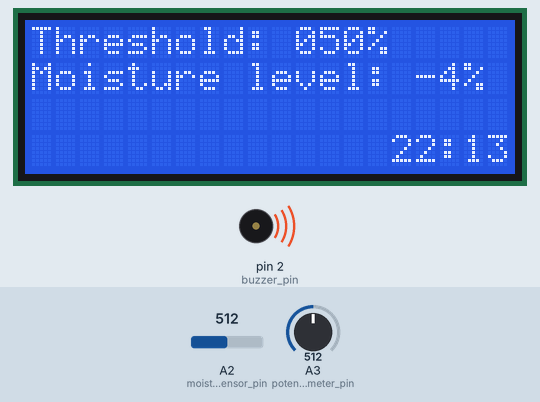
A sketch run on a simulated Arduino Uno, built with avr-gcc and run on an emulated ATmega328P. Parts: 20×4 character LCD, buzzer (waves = sounding, pin HIGH). The test bench sets the inputs (shaded band); at power-on: A2 (moisture_sensor_pin) = 512, A3 (potentiometer_pin) = 512. The local clock reads 2024-03-15 10:24:30 at power-on unless the sketch sets it.

Above: at 1.2 s.
1.3 s: A2 (moisture_sensor_pin) set to 384
At 1.8 s:
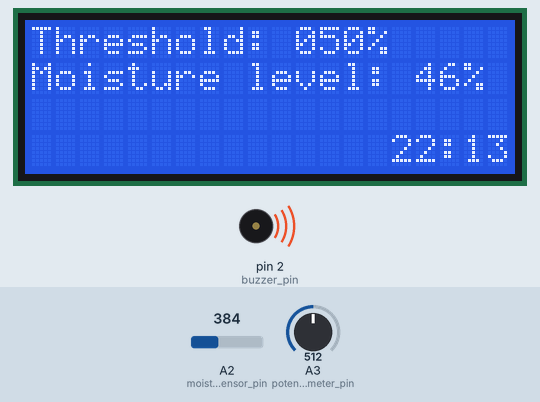
2.8 s: A2 (moisture_sensor_pin) set to 364
At 3.4 s:
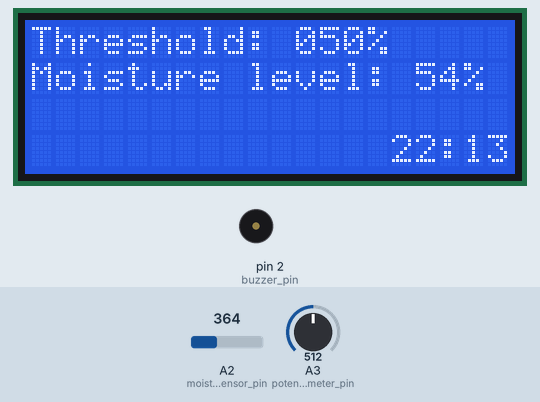
4.4 s: A3 (potentiometer_pin) set to 544
5.9 s: A3 (potentiometer_pin) set to 571
At 6.5 s:
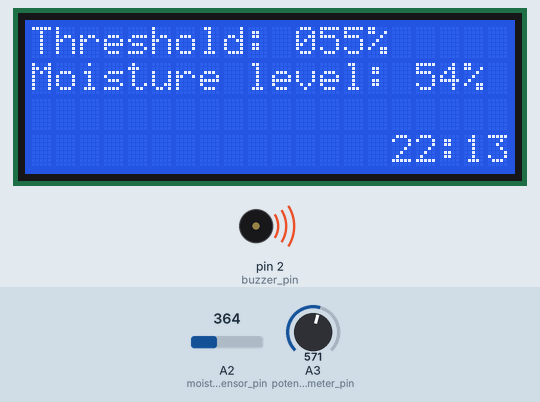
7.5 s: A2 (moisture_sensor_pin) set to 306
At 8.1 s:
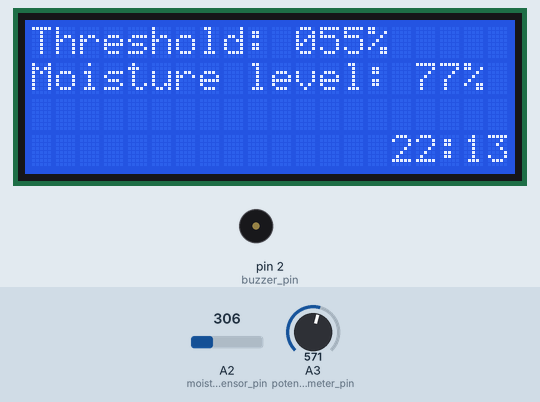
9.0 s: A3 (potentiometer_pin) set to 511
At 9.7 s:
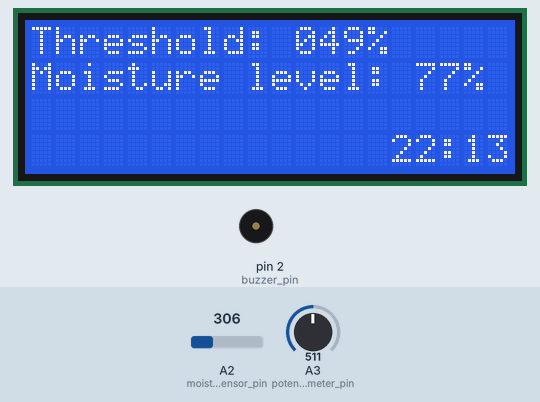
Timing chart, 0 to 12.0 s (numbered marks = the images above; inputs shaded):
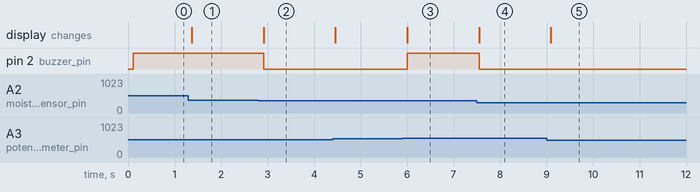

Measured:
- the behaviour switches between 372 and 371 on A2 (moisture_sensor_pin) (found by bisection; images 1 and 2)
- the behaviour switches between 552 and 553 on A3 (potentiometer_pin) (found by bisection; images 2 and 3)
- after the input at 1.3 s, the display: changes after 0.07 s (image 1)
- after the input at 2.8 s, pin 2 (buzzer_pin): HIGH → LOW after 0.12 s; the display: changes after 0.12 s (image 2)
- after the input at 5.9 s, pin 2 (buzzer_pin): LOW → HIGH after 0.11 s; the display: changes after 0.11 s (image 3)
- after the input at 7.5 s, pin 2 (buzzer_pin): HIGH → LOW after 0.05 s; the display: changes after 0.05 s (image 4)
- after the input at 9.0 s, the display: changes after 0.10 s (image 5)

The sketch:

kildekode_forsteutkast.ino
```cpp
/*
Dette programmet benytter en Arduino UNO for å automatisk overvåke fuktigheten i plantejord ved bruk av en fuktighetssensor.
Et potensiometer setter et fuktighetsnivå som fuktigheten i jorden skal holdes over.
Om fuktighethen går under det satte nivået vil en piezo buzzer aktiveres slik at brukeren så får vite at planten skal vannes.
Systemet overvåker planten hele døgnet, men buzzeren aktiveres ikke mellom 00.00-08.00.

Utstyr:
Arduino UNO R3
DS1302 rtc modul
DC buzzer
10k ohm variabel motstand
20 4 LCD skjerm med I2C adapter
DFROBOT capacitive soil moisture sensor V1.0
250 ohm resistor
Arduino USB cable
*/

//include libraries
#include <LiquidCrystal_I2C.h>
#include <ThreeWire.h>
#include <RtcDS1302.h> //rtc by makuna library

//lcd
LiquidCrystal_I2C lcd(0x27,20,4);  // LCD adress: 0x27, størrelse 20 characthers x 4 rows

//rtc modul
ThreeWire myWire(7,6,8); //dat, clk, rst
RtcDS1302<ThreeWire> Rtc(myWire);

//pins
const int potentiometer_pin = A3;
const int moisture_sensor_pin = A2;
const int buzzer_pin = 2;

//constants
int potentiometer_value = 0;
int moisture_threshold = 0;
int moisture_level = 0;
int sleep_start = 0;
int sleep_end = 8;

//functions
int sensorval_to_percent(int sensor_input){
  //Denne funksjonen omgjør sensormåligene til fuktighetsprosent.
  return -0.398*sensor_input + 199;
}

void setup() {
  //start serial communication
  Serial.begin(9600);
  //pin setup
  pinMode(buzzer_pin, OUTPUT);
  pinMode(moisture_sensor_pin, INPUT);

  //lcd setup
  lcd.init();
  lcd.clear();
  lcd.backlight(); //skru på backlight

  //rtc setup
  Rtc.Begin();
  //set rtc time to the time of the computer
  RtcDateTime currentTime = RtcDateTime(__DATE__, __TIME__);
  Rtc.SetDateTime(currentTime);
}

void loop() {
  //read pot
  potentiometer_value = analogRead(potentiometer_pin);
  moisture_threshold = map(potentiometer_value, 0, 1023, 0, 100);
  //read current moisture level
  moisture_level = sensorval_to_percent(analogRead(moisture_sensor_pin));
  //read time
  RtcDateTime now = Rtc.GetDateTime();

  //print pot level to lcd
  lcd.setCursor(0,0);
  lcd.print("Threshold: ");
  if(moisture_threshold < 100){
    lcd.print("0");
  }
  if(moisture_threshold < 10){
    lcd.print("0");
  }
  lcd.print(moisture_threshold);
  lcd.print("%");

  //print current moisture level:
  lcd.setCursor(0,1);
  lcd.print("Moisture level: ");
  lcd.print(moisture_level);
  lcd.print("%");

  //print time to lcd
  lcd.setCursor(15,3);
  if (now.Minute() < 10) {
    lcd.print(now.Hour());
    lcd.print(":");
    lcd.print("0");
    lcd.print(now.Minute());
  } else {
    lcd.print(now.Hour());
    lcd.print(":");
    lcd.print(now.Minute());
  }

  //buzzer if moisture level < moisture_threshold and time not between sleep_start and sleep_end
  if ((moisture_level <= moisture_threshold)){
    if (!(now.Hour() >= sleep_start && now.Hour() < sleep_end)){
      digitalWrite(buzzer_pin, HIGH);
    }
  } else {
    digitalWrite(buzzer_pin, LOW);
  }
  delay(100);
}
```
